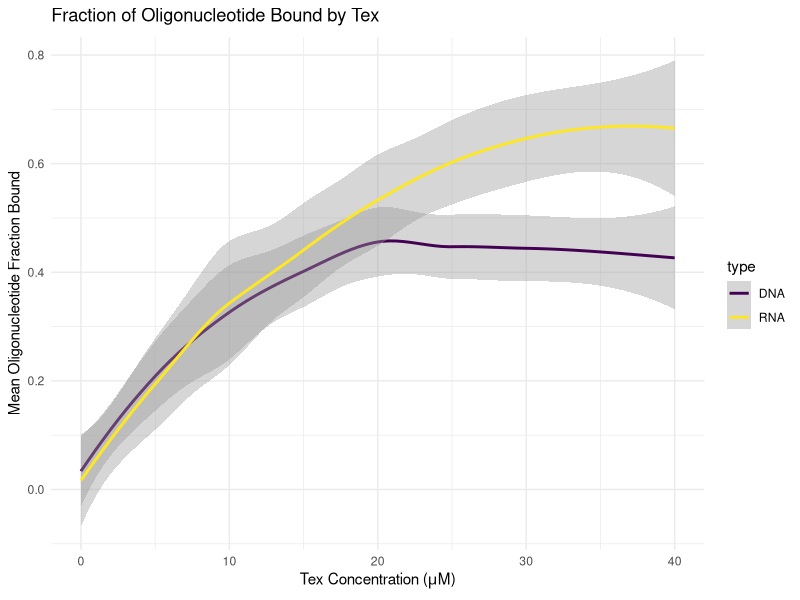

Generate this figure with R:
# Create dataframe comprised of all RNA densitometry measurements
  type <- 'RNA' # oligonucleotide type
  lane <- c(1:10) # gel lane
  tex_conc <- c(0, 2.5, 5, 10, 15, 20, 25, 30, 40, 0) # Tex protein concentration (there are two 0 lanes to ensure negative control on each side)
  # Oligonucleotide (RNA)-only band florescence (integrated density measured in ImageJ) by experiment repeat
  experiment_1_oligo <- c(28.622, 31.595, 32.241, 34.116, 27.859, 28.712, 10.586, 15.927, 9.403, 26.213)
  experiment_2_oligo <- c(38.488, 24.513, 33.265, 32.876, 32.281, 20.213, 21.907, 19.329, 26.757, 38.675)
  experiment_3_oligo <-c(34.180, 35.269, 24.955, 28.194, 30.175, 27.767, 11.048, 27.881, 31.308, 39.028)
  # Total band florescence (integrated density measured in ImageJ) by experiment repeat
  experiment_1_total <- c(28.510, 32.852, 39.093, 48.360, 40.359, 60.567, 28.604, 51.542, 53.459, 27.244)
  experiment_2_total <- c(39.922, 26.079, 40.759, 40.326, 48.365, 49.236, 37.053, 52.557, 60.389, 40.582)
  experiment_3_total <- c(34.493, 36.795, 37.786, 57.478, 74.756, 68.865, 36.504, 74.179, 81.600, 41.202)
  # Calculation of fluorensecence originating from Tex-bound oligonucleotide
  expeirment_1_bound <- experiment_1_total - experiment_1_oligo
  experiment_2_bound <- experiment_2_total - experiment_2_oligo
  experiment_3_bound <- experiment_3_total - experiment_3_oligo
  # Calculation of Tex-bound fluorescene as a fraction of the total (adapted from Johnson et al. 2008)
  experiment_1_bf <- 1-(experiment_1_oligo/experiment_1_total)
  experiment_2_bf <- 1-(experiment_2_oligo/experiment_2_total)
  experiment_3_bf <- 1-(experiment_3_oligo/experiment_3_total)

  # Create a data frame only including the 'bound fraction' values
  RNA_dens <- data.frame(type, lane, tex_conc, experiment_1_bf, experiment_2_bf, experiment_3_bf)
  # Add a new column containing the derived fraction means across experiments (values in columns 4-6)
  RNA_dens$mean_bf <- rowMeans(RNA_dens[,4:6])

# Create dataframe comprised of all RNA densitometry measurements
  type <- 'DNA' # oligonucleotide type
  lane <- c(1:10) # gel lane
  tex_conc <- c(0, 2.5, 5, 10, 15, 20, 25, 30, 40, 0) # Tex protein concentration (there are two 0 lanes to ensure negative control on each side)
  # Oligonucleotide (RNA)-only band florescence (integrated density measured in ImageJ) by experiment repeat
  experiment_1_oligo <- c(32.255, 32.451, 30.668, 30.743, 27.782, 22.223, 28.076, 30.642, 30.673, 27.524)
  experiment_2_oligo <- c(33.405, 27.069, 28.146, 33.186, 18.527, 24.589, 18.429, 15.174, 17.593, 35.738)
  experiment_3_oligo <- c(39.500, 44.841, 43.817, 41.715, 32.665, 28.138, 27.059, 27.025, 35.200, 40.604)
  # Total band florescence (integrated density measured in ImageJ) by experiment repeat
  experiment_1_total <- c(34.173, 37.463, 43.766, 50.349, 45.044, 43.113, 47.112, 49.116, 44.435, 28.593)
  experiment_2_total <- c(34.283, 27.864, 39.472, 41.451, 27.380, 34.904, 35.046, 20.950, 37.172, 37.190)
  experiment_3_total <- c(40.163, 53.018, 49.707, 65.357, 68.660, 62.152, 61.820, 57.219, 66.703, 42.570)
  # Calculation of fluorensecence originating from Tex-bound oligonucleotide
  expeirment_1_bound <- experiment_1_total - experiment_1_oligo
  experiment_2_bound <- experiment_2_total - experiment_2_oligo
  experiment_3_bound <- experiment_3_total - experiment_3_oligo
  # Calculation of Tex-bound fluorescene as a fraction of the total (adapted from Johnson et al. 2008)
  experiment_1_bf <- 1-(experiment_1_oligo/experiment_1_total)
  experiment_2_bf <- 1-(experiment_2_oligo/experiment_2_total)
  experiment_3_bf <- 1-(experiment_3_oligo/experiment_3_total)
  
  # Create a data frame only including the 'bound fraction' values
  DNA_dens <- data.frame(type, lane, tex_conc, experiment_1_bf, experiment_2_bf, experiment_3_bf)
  # Add a new column containing the derived fraction means across experiments (values in columns 4-6)
  DNA_dens$mean_bf <- rowMeans(DNA_dens[,4:6])

# Create new data frame containing data from both RNA and DNA experiments
  dens_all <- rbind(RNA_dens, DNA_dens) # function rbind combines vertically when all sources have the same variables
  
# Create ggplot of densitometry data
  # Install relevant libraries
  library(ggplot2)
  library(viridis)
  
  #Basic plot information (e.g., data source, axis)
  dens_plot <- ggplot(data=dens_all,aes(x=`tex_conc`, y=`mean_bf`, xmax = 40, ymax = 1)) + 
    # Plot the datapoints by sample type, shaded area denotes standard error of the mean
    geom_smooth(aes(color = type)) +
    #Changing colour of the points to be colourblind friendly and greyscale visible
    scale_color_viridis(discrete=TRUE) +
    theme_bw() +
  # Change axis labels and chart title
  ylab("Mean Oligonucleotide Fraction Bound")+
    xlab(expression(paste("Tex Concentration (", mu, "M)"))) +
    # Create title that splits (/n) over lines
    ggtitle(expression(paste("Fraction of Oligonucleotide Bound by Tex"))) +
    # Make it pretty
    theme_minimal()
  
# Create new data frame with all derived bound fraction values
  bf <- data.frame((dens_all$type), c(dens_all$experiment_1_bf, dens_all$experiment_2_bf, dens_all$experiment_3_bf))
  # Conduct Shapiro-Wilks test for normal distribution
  shapiro.test(bf[,2])
  # p<0.05, therefore data not considered normally distributed
  # Mann-Whitney U test (MW-Wilcoxon) used to assess whether there is a difference in RNA and DNA affinity
  wilcox.test(bf[,2]~bf[,1])
